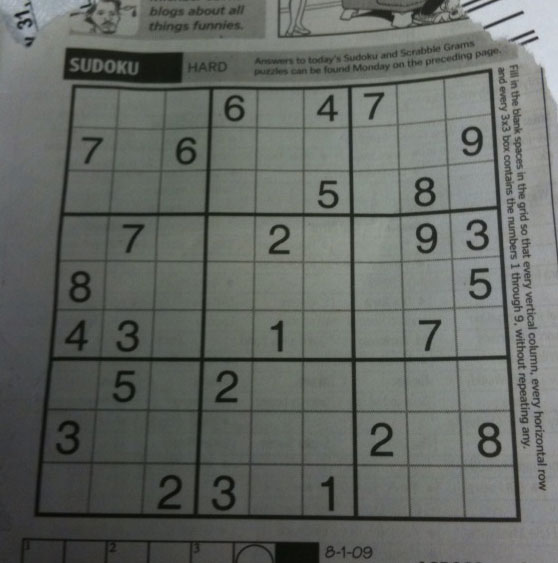
#> input picture 2D-Transformations/sudoku.png, 558 x 563 px
$ python perspective.py
#> lines starting #> are read from the running program, lines starting #| are printed output that depends on the picture
#! /usr/bin/env python3
import cv2
import numpy as np
import matplotlib.pyplot as plt
img=cv2.imread('sudoku.png')
#> img is the input picture: shape (563, 558, 3); mean B, G, R 99.5, 104.1, 100
rows,cols,c=img.shape
#> rows = 563; cols = 558; c = 3
pts1=np.float32([[56,50],[300,200],[28,98],[380,370]])
pts2=np.float32([[0,0],[500,0],[0,500],[500,500]])
M=cv2.getPerspectiveTransform(pts1,pts2)
dst=cv2.warpPerspective(img,M,(500,500))
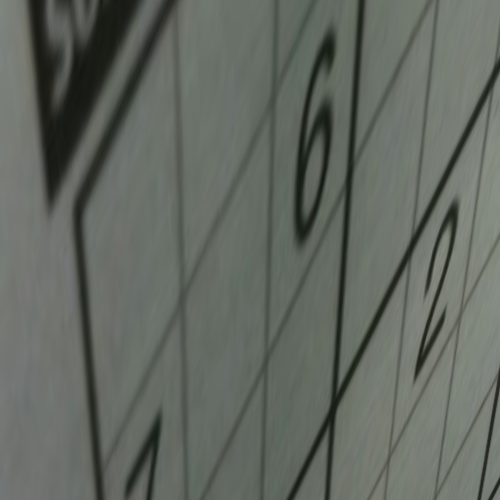
#> dst: shape (500, 500, 3); mean B, G, R 97, 104.2, 98.8
plt.subplot(121)
plt.imshow(img)
plt.title('Input Image')
plt.subplot(122)
plt.imshow(dst)
plt.title('Output Image')
plt.show()
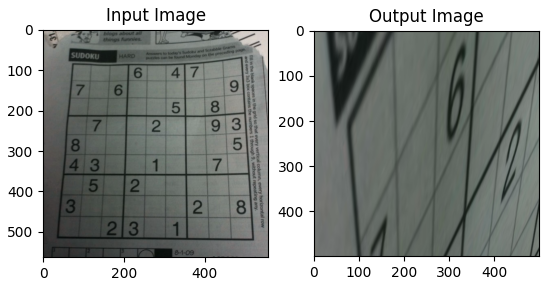
#> figure drawn by matplotlib, 2 panels; B, G, R data is drawn as R, G, B

$ run again, with 2D-Transformations/apple.jpg saved as 2D-Transformations/sudoku.png
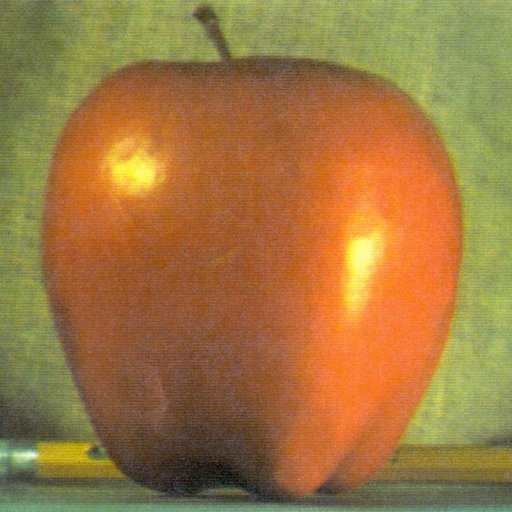
#> input picture 2D-Transformations/apple.jpg, 512 x 512 px
#> img is the input picture: shape (512, 512, 3); mean B, G, R 64.8, 119.7, 159.1
#> `dst=cv2.warpPerspective(img,M,(500,500))`:
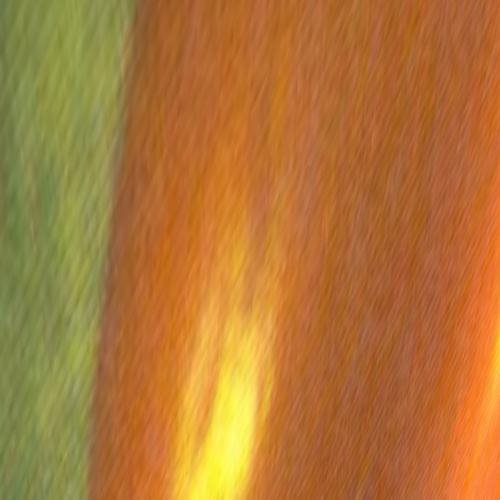
#> dst: shape (500, 500, 3); mean B, G, R 55.3, 119.2, 176.5
#> `plt.show()`:
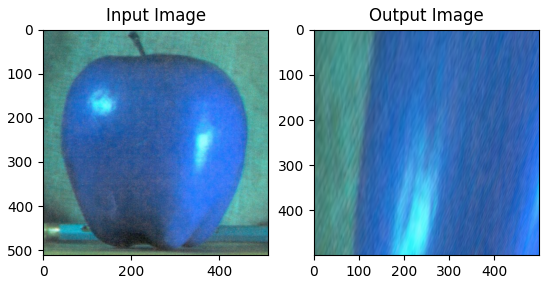
#> figure drawn by matplotlib, 2 panels; B, G, R data is drawn as R, G, B

$ run again, with 2D-Transformations/coins.jpg saved as 2D-Transformations/sudoku.png
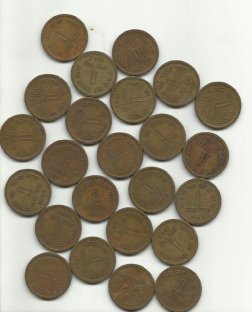
#> input picture 2D-Transformations/coins.jpg, 252 x 312 px
#> img is the input picture: shape (312, 252, 3); mean B, G, R 136.3, 153.2, 161.4
#> `dst=cv2.warpPerspective(img,M,(500,500))`:
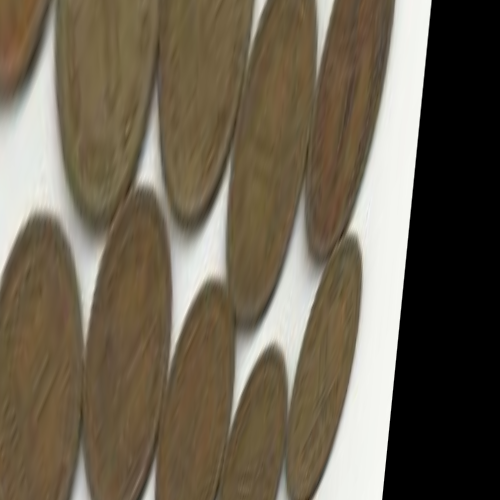
#> dst: shape (500, 500, 3); mean B, G, R 81.6, 98.6, 108.5
#> `plt.show()`:
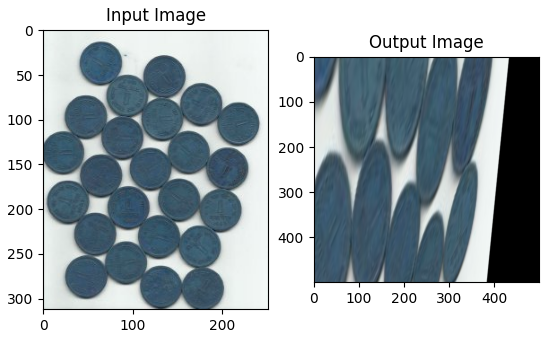
#> figure drawn by matplotlib, 2 panels; B, G, R data is drawn as R, G, B
